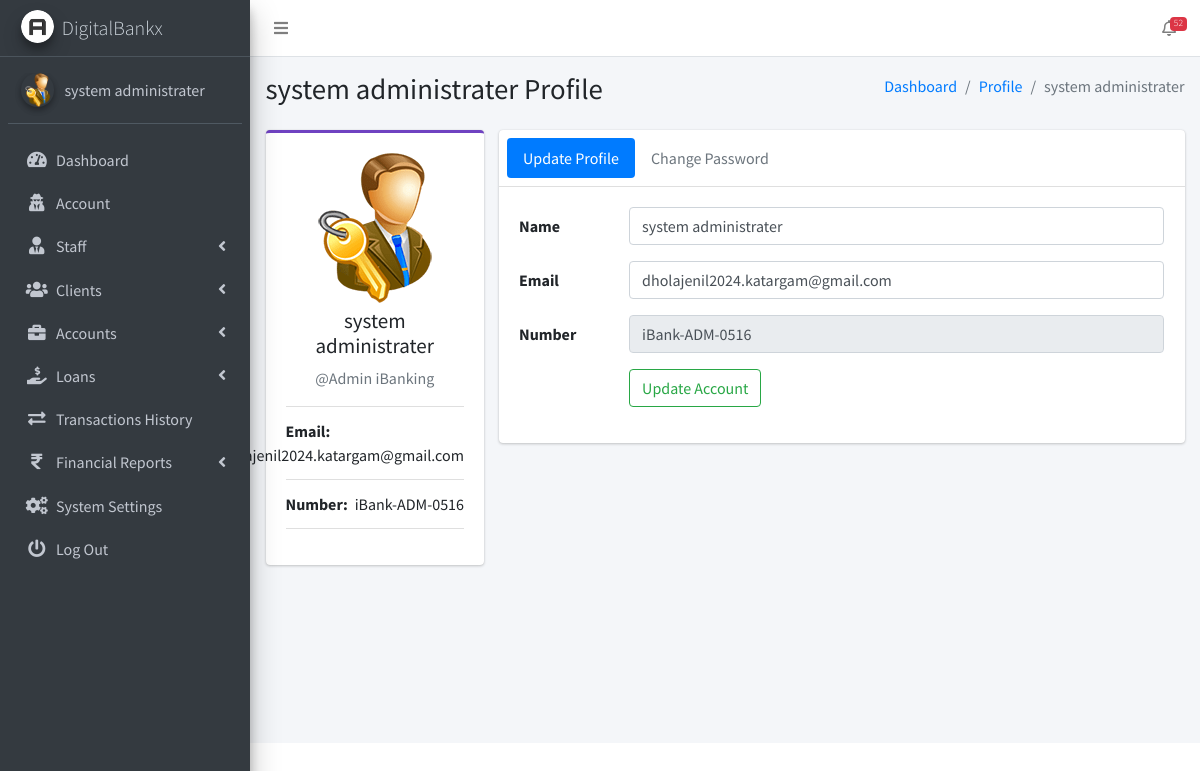
The app's page /admin/pages_account.php (signed in) with its own data.
### tables this page shows
CREATE TABLE `ib_systemsettings` (
  `id` int(20) NOT NULL,
  `sys_name` longtext NOT NULL,
  `sys_tagline` longtext NOT NULL,
  `sys_logo` varchar(200) NOT NULL,
  `is_active` tinyint(1) NOT NULL DEFAULT 1
);

CREATE TABLE `ib_admin` (
  `admin_id` int(11) NOT NULL,
  `name` varchar(200) NOT NULL,
  `email` varchar(200) NOT NULL,
  `number` varchar(200) NOT NULL,
  `password` varchar(200) NOT NULL,
  `profile_pic` varchar(200) NOT NULL,
  `is_active` tinyint(1) NOT NULL DEFAULT 1,
  `otp` varchar(6) DEFAULT NULL,
  `otp_expiry` datetime DEFAULT NULL
);

### admin/pages_account.php (the view, shortened to what this page needs)
<?php
include('conf/config.php');
?>
<!DOCTYPE html>
<html>
<?php include("dist/_partials/head.php"); ?>
<body class="hold-transition sidebar-mini layout-fixed layout-navbar-fixed">
    <div class="wrapper">
        <?php include("dist/_partials/nav.php"); ?>
        <?php include("dist/_partials/sidebar.php"); ?>
        <div class="content-wrapper">
            <?php
            $admin_id = $_SESSION['admin_id'];
            $ret = "SELECT * FROM  iB_admin  WHERE admin_id = ? ";
            $stmt = $mysqli->prepare($ret);
            $stmt->bind_param('i', $admin_id);
            $stmt->execute();
            $res = $stmt->get_result();
            while ($row = $res->fetch_object()) {
                if ($row->profile_pic == '') {
                    $profile_picture = "
                        <img class='img-fluid'
                        src='dist/img/user_icon.png'
                        alt='User profile picture'>
                        ";
                } else {
                    $profile_picture = "
                        <img class=' img-fluid'
                        src='dist/img/$row->profile_pic'
                        alt='User profile picture'>
                        ";
                }
            ?>
                <section class="content-header">
                    <div class="container-fluid">
                        <div class="row mb-2">
                            <div class="col-sm-6">
                                <h1><?php echo $row->name; ?> Profile</h1>
                            </div>
                            <div class="col-sm-6">
                                <ol class="breadcrumb float-sm-right">
                                    <li class="breadcrumb-item"><a href="pages_dashboard.php">Dashboard</a></li>
                                    <li class="breadcrumb-item"><a href="pages_account.php">Profile</a></li>
                                    <li class="breadcrumb-item active"><?php echo $row->name; ?></li>
                                </ol>
                            </div>
                        </div>
                    </div>
                </section>
                <section class="content">
                    <div class="container-fluid">
                        <div class="row">
                            <div class="col-md-3">
                                <div class="card card-purple card-outline">
                                    <div class="card-body box-profile">
                                        <div class="text-center">
                                            <?php echo $profile_picture; ?>
                                        </div>
                                        <h3 class="profile-username text-center"><?php echo $row->name; ?></h3>
                                        <p class="text-muted text-center">@Admin iBanking </p>
                                        <ul class="list-group list-group-unbordered mb-3">
                                            <li class="list-group-item">
                                                <b>Email: </b> <a class="float-right"><?php echo $row->email; ?></a>
                                            </li>
                                            <li class="list-group-item">
                                                <b>Number: </b> <a class="float-right"><?php echo $row->number; ?></a>
                                            </li>
                                        </ul>
                                    </div>
                                </div>
                            </div>
                            <div class="col-md-9">
                                <div class="card">
                                    <div class="card-header p-2">
                                        <ul class="nav nav-pills">
                                            <li class="nav-item"><a class="nav-link active" href="#update_Profile" data-toggle="tab">Update Profile</a></li>
                                            <li class="nav-item"><a class="nav-link" href="#Change_Password" data-toggle="tab">Change Password</a></li>
                                        </ul>
                                    </div>
                                    <div class="card-body">
                                        <div class="tab-content">
                                            <div class="tab-pane active" id="update_Profile">
                                                <form method="post" class="form-horizontal">
                                                <div class="form-group row">
    <label for="inputName" class="col-sm-2 col-form-label">Name</label>
    <div class="col-sm-10">
        <input type="text" name="name" required class="form-control"
               value="<?php echo htmlspecialchars($row->name, ENT_QUOTES, 'UTF-8'); ?>"
               id="inputName"
               pattern="^[A-Za-z\s]{2,50}$"
               title="Name should contain only letters and spaces (2-50 characters)"
               oninput="this.setCustomValidity('')"
               oninvalid="this.setCustomValidity('Please enter a valid name (only letters and spaces, 2-50 characters)')">
    </div>
</div>
                                                    <div class="form-group row">
                                                        <label for="inputEmail" class="col-sm-2 col-form-label">Email</label>
                                                        <div class="col-sm-10">
                                                            <input type="email" name="email" required value="<?php echo $row->email; ?>" class="form-control" id="inputEmail">
                                                        </div>
                                                    </div>
                                                    <div class="form-group row">
                                                        <label for="inputName2" class="col-sm-2 col-form-label">Number</label>
                                                        <div class="col-sm-10">
                                                            <input type="text" class="form-control" required readonly name="number" value="<?php echo $row->number; ?>" id="inputName2">
                                                        </div>
                                                    </div>
                                                    <div class="form-group row">
                                                        <div class="offset-sm-2 col-sm-10">
                                                            <button name="update_account" type="submit" class="btn btn-outline-success">Update Account</button>
                                                        </div>
                                                    </div>
                                                </form>
                                            </div>
                                        </div>
                                    </div>
                                </div>
                            </div>
                        </div>
                    </div>
                </section>
            <?php } ?>
        </div>
    </div>
</body>
</html>

### admin/dist/_partials/sidebar.php (shortened to what this page needs)
<aside class="main-sidebar sidebar-dark-primary elevation-4">
    <?php
    $admin_id = $_SESSION['admin_id'];
    $query = "SELECT * FROM iB_admin WHERE admin_id = ?";
    $stmt = $mysqli->prepare($query);
    $stmt->bind_param('i', $admin_id);
    $stmt->execute();
    $res = $stmt->get_result();
    while ($row = $res->fetch_object()) {
        $profile_picture = empty($row->profile_pic)
            ? "<img src='dist/img/user_icon.png' class='img-circle elevation-2' alt='User Image'>"
            : "<img src='dist/img/$row->profile_pic' class='img-circle elevation-2' alt='User Image'>";
        $sys_query = "SELECT * FROM iB_SystemSettings";
        $stmt = $mysqli->prepare($sys_query);
        $stmt->execute();
        $sys_res = $stmt->get_result();
        while ($sys = $sys_res->fetch_object()) {
            ?>
            <a href="pages_dashboard.php" class="brand-link text-light">
                <img src="dist/img/<?php echo $sys->sys_logo; ?>" alt="Logo" class="brand-image img-circle elevation-3">
                <span class="brand-text font-weight-light"><?php echo $sys->sys_name; ?></span>
            </a>
            <div class="sidebar">
                <div class="user-panel mt-3 pb-3 mb-3 d-flex">
                    <div class="image"><?php echo $profile_picture; ?></div>
                    <div class="info">
                        <a href="#" class="d-block"><?php echo $row->name; ?></a>
                    </div>
                </div>
                <nav class="mt-2">
                    <ul class="nav nav-pills nav-sidebar flex-column" data-widget="treeview" role="menu">
                        <li class="nav-item">
                            <a href="pages_dashboard.php" class="nav-link">
                                <i class="nav-icon fas fa-tachometer-alt"></i>
                                <p>Dashboard</p>
                            </a>
                        </li>
                        <li class="nav-item">
                            <a href="pages_account.php" class="nav-link">
                                <i class="nav-icon fas fa-user-secret"></i>
                                <p>Account</p>
                            </a>
                        </li>
                        <li class="nav-item has-treeview">
                            <a href="#" class="nav-link">
                                <i class="nav-icon fas fa-user-tie"></i>
                                <p>Staff <i class="fas fa-angle-left right"></i></p>
                            </a>
                        </li>
                        <li class="nav-item has-treeview">
                            <a href="#" class="nav-link">
                                <i class="nav-icon fas fa-users"></i>
                                <p>Clients <i class="fas fa-angle-left right"></i></p>
                            </a>
                        </li>
                        <li class="nav-item has-treeview">
                            <a href="#" class="nav-link">
                                <i class="nav-icon fas fa-briefcase"></i>
                                <p>Accounts <i class="fas fa-angle-left right"></i></p>
                            </a>
                        </li>
                        <li class="nav-item has-treeview">
                            <a href="#" class="nav-link">
                                <i class="nav-icon fas fa-hand-holding-usd"></i>
                                <p>
                                    Loans
                                    <i class="fas fa-angle-left right"></i>
                                </p>
                            </a>
                        </li>
                        <li class="nav-item">
                            <a href="pages_transactions_engine.php" class="nav-link">
                                <i class="nav-icon fas fa-exchange-alt"></i>
                                <p>Transactions History</p>
                            </a>
                        </li>
                        <li class="nav-item has-treeview">
                            <a href="#" class="nav-link">
                                <i class="nav-icon fas fa-rupee-sign"></i>
                                <p>Financial Reports <i class="fas fa-angle-left right"></i></p>
                            </a>
                        </li>
                        <li class="nav-item">
                            <a href="pages_system_settings.php" class="nav-link">
                                <i class="nav-icon fas fa-cogs"></i>
                                <p>System Settings</p>
                            </a>
                        </li>
                        <li class="nav-item">
                            <a href="pages_logout.php" class="nav-link">
                                <i class="nav-icon fas fa-power-off"></i>
                                <p>Log Out</p>
                            </a>
                        </li>
                    </ul>
                </nav>
            </div>
        </aside>
    <?php }
    } ?>

### records on screen
ib_admin: name "system administrater", profile_pic (picture), email "dholajenil2024.katargam@gmail.com", number "iBank-ADM-0516"
ib_systemsettings: sys_logo (picture), sys_name "DigitalBankx", ib_admin.profile_pic (picture)

### other values on screen
$ntf "52"
